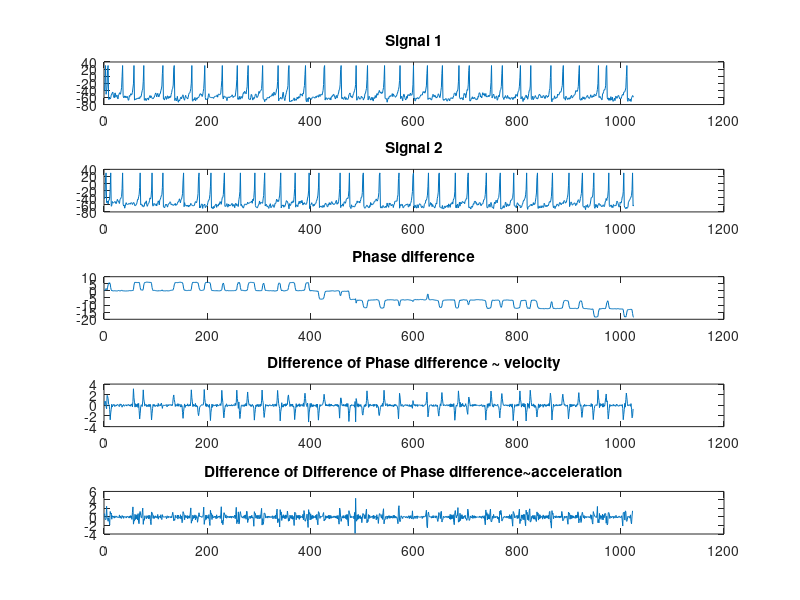
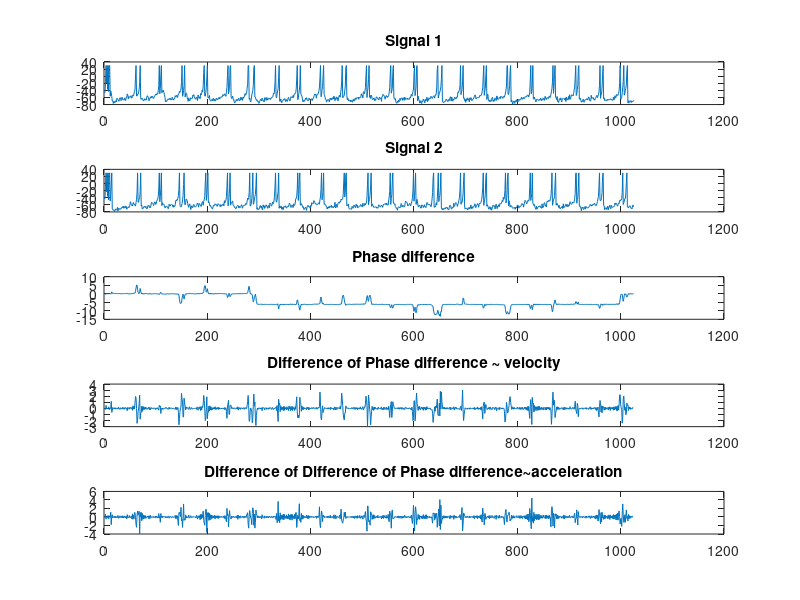
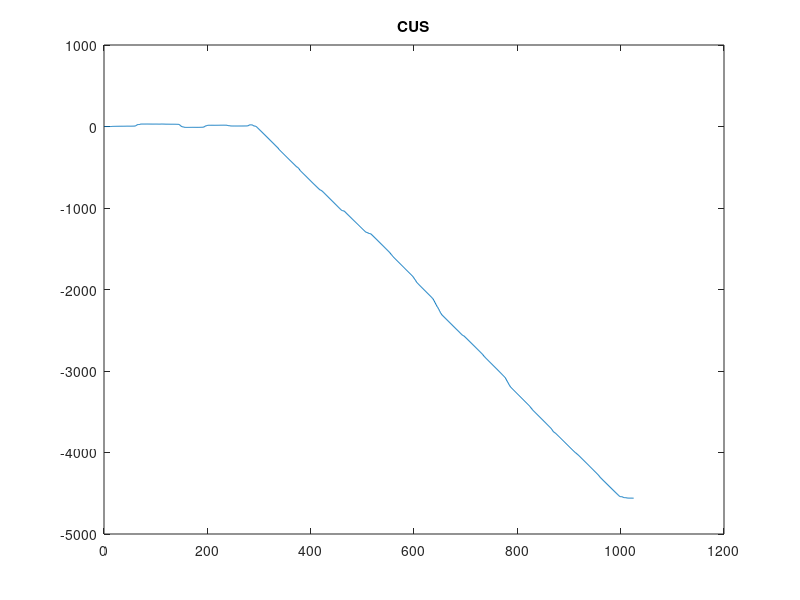

The MATLAB script that drew these images, in order:
 load VV1;
 s1=VV(5,:);
 s2=VV(10,:);
 x1=hilbert(s1);
 x2=hilbert(s2);
 x1i=imag(x1);
 x2i=imag(x2);

 d=atan2((x1i.*s2-s1.*x2i),((s1.*s2+x1i.*x2i)+eps));
 duw=unwrap(d); mduw=mean(abs(duw))
 dd=diff(duw); mdd=mean(abs(dd))
 ddd=diff(dd); mddd=mean(abs(ddd))
 figure;
 subplot(5,1,1);plot(s1);title('Signal 1');subplot(5,1,2);plot(s2);title('Signal 2');subplot(5,1,3);plot(duw);title('Phase difference');
 subplot(5,1,4);plot(dd);title('Difference of Phase difference ~ velocity');subplot(5,1,5);plot(ddd);title('Difference of Difference of Phase difference~acceleration');
 
load VV2;
 s1=VV(5,:);
 s2=VV(240,:);
 x1=hilbert(s1);
 x2=hilbert(s2);
 x1i=imag(x1);
 x2i=imag(x2);

 d=atan2((x1i.*s2-s1.*x2i),((s1.*s2+x1i.*x2i)+eps));
 duw=unwrap(d); mduw=mean(abs(duw))
 dd=diff(duw);  mdd=mean(abs(dd))
 ddd=diff(dd); mddd=mean(abs(ddd))
 figure;
 subplot(5,1,1);plot(s1);title('Signal 1');subplot(5,1,2);plot(s2);title('Signal 2');subplot(5,1,3);plot(duw);title('Phase difference');
 subplot(5,1,4);plot(dd);title('Difference of Phase difference ~ velocity');subplot(5,1,5);plot(ddd);title('Difference of Difference of Phase difference~acceleration');
 
 
 %using CUSUM
 cus=cumsum(duw);
 figure;
 plot(cus);title('CUS');
 
 
 
 